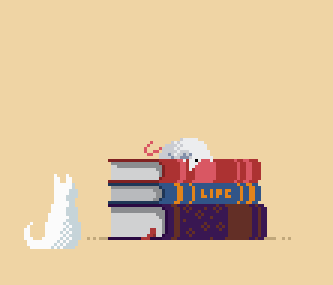
#> input picture CodePythonImageProcessing/Books.png, 111 x 95 px (shown 3 times larger); its folder holds 2 pictures in this run
$ python Sandbox.py
#> lines starting #> are read from the running program, lines starting #| are printed output that depends on the picture
#> further down, img is the input picture: shape (95, 111, 3); mean B, G, R 158.5, 196.6, 224.1
import cv2

def save_hsv_channels(img, output_prefix):
    """Saves individual H, S, V channels as images.

    Args:
      img: The input image in BGR format.
      output_prefix: The prefix for the output image filenames.
    """
#> called with output_prefix = 'output'

    # Convert to HSV
    hsv = cv2.cvtColor(img, cv2.COLOR_BGR2HSV)
#> hsv: shape (95, 111, 3); mean H, S, V 29, 84.3, 226.7

    # Split into channels
    h, s, v = cv2.split(hsv)
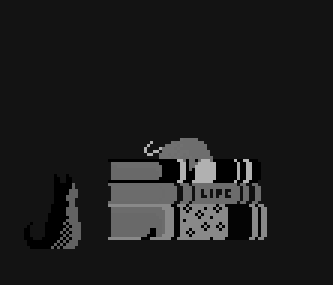
#> h: shape (95, 111) (shown 3 times larger); min 0, max 177, mean 29
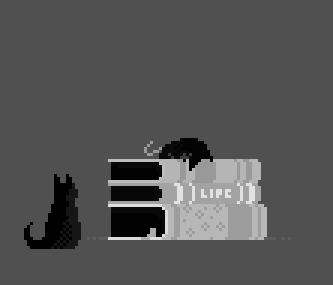
#> s: shape (95, 111) (shown 3 times larger); min 0, max 225, mean 84.3
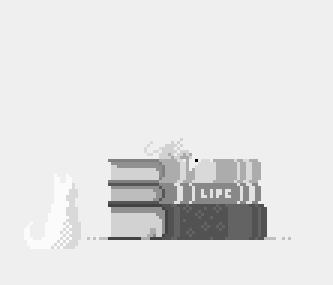
#> v: shape (95, 111) (shown 3 times larger); min 0, max 251, mean 226.7

    # Save channels
    cv2.imwrite(f"{output_prefix}_h.jpg", h)
    cv2.imwrite(f"{output_prefix}_s.jpg", s)
    cv2.imwrite(f"{output_prefix}_v.jpg", v)

# Load image
img = cv2.imread('Books.png')

# Save HSV channels
save_hsv_channels(img, 'output')
